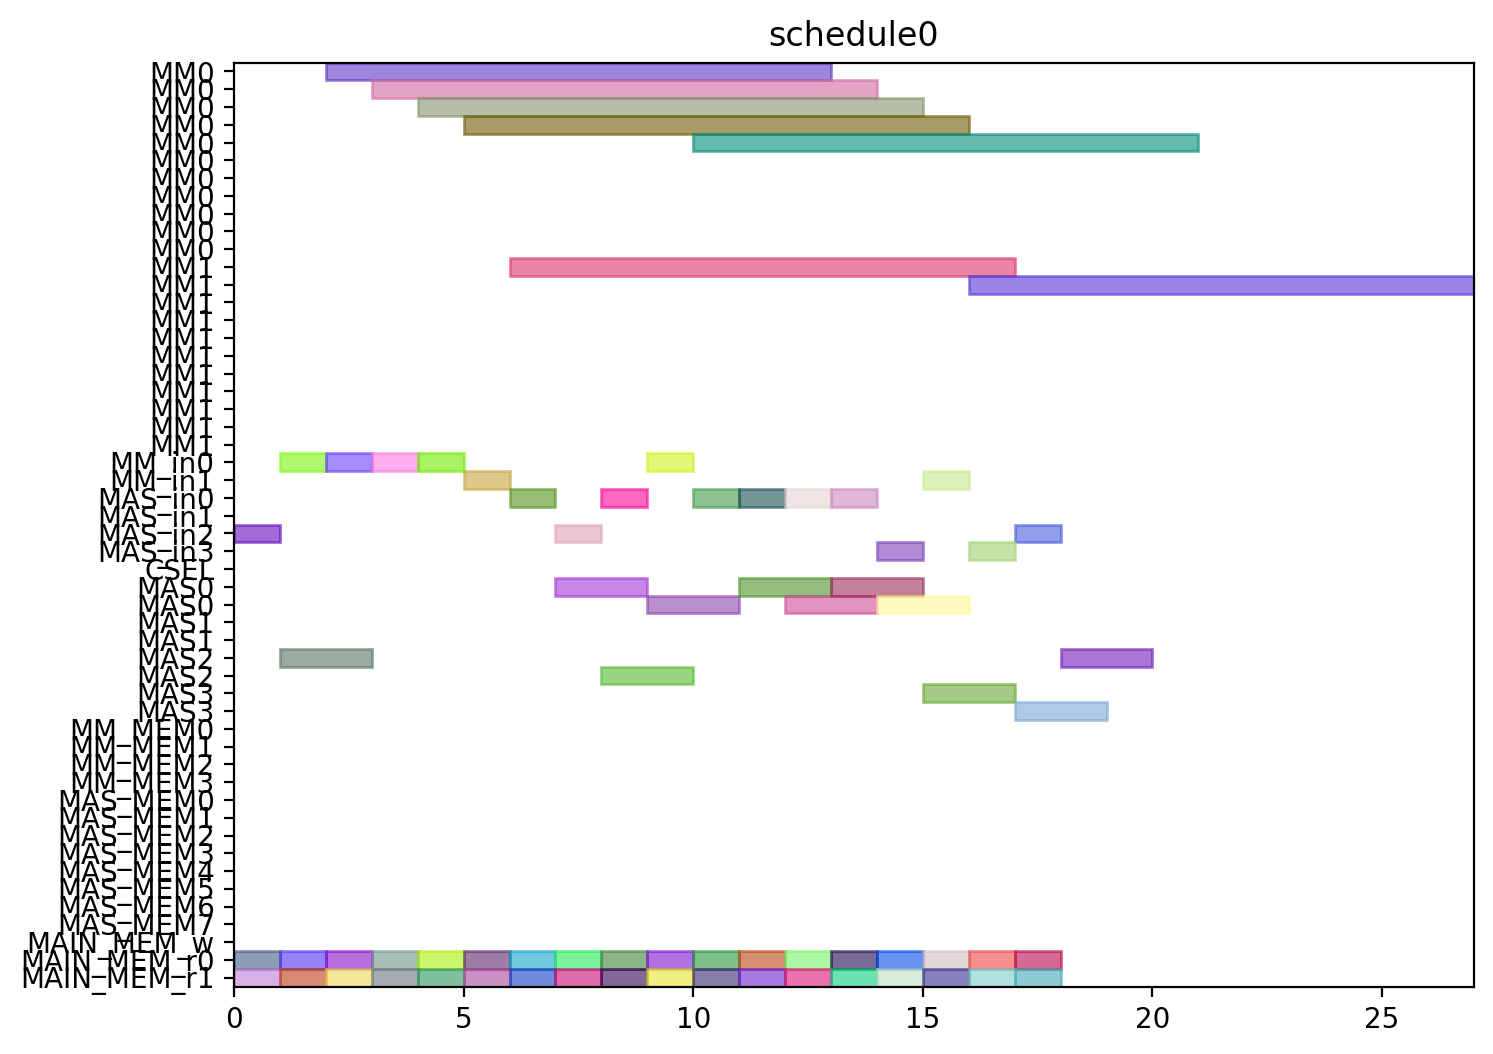

Here is the Python script that generated this plot:
from pyschedule import Scenario, solvers, plotters, alt


def solve():
	horizon = 120
	S = Scenario("schedule0", horizon=horizon)

	# resource
	MM = S.Resources('MM', num=2, size=11)
	MM_in = S.Resources('MM_in', num=2)
	MAS_in = S.Resources('MAS_in', num=4)
	CSEL = S.Resource('CSEL')
	MAS = S.Resources('MAS', num=4, size=2, periods=range(1, horizon))
	MM_MEM = S.Resources('MM_MEM', num=4)
	MAS_MEM = S.Resources('MAS_MEM', num=8)
	MAIN_MEM_w = S.Resource('MAIN_MEM_w', size=1)
	MAIN_MEM_r = S.Resources('MAIN_MEM_r', num=2)

	# result of previous scheduling

	# new tasks
	t0_t0 = S.Task('t0_t0', length=2, delay_cost=1)
	t0_t0 += alt(MAS)
	t0_t0_in = S.Task('t0_t0_in', length=1, delay_cost=1)
	t0_t0_in += alt(MAS_in)
	S += t0_t0_in*MAS_in[0]<=t0_t0*MAS[0]

	S += t0_t0_in*MAS_in[1]<=t0_t0*MAS[1]

	S += t0_t0_in*MAS_in[2]<=t0_t0*MAS[2]

	S += t0_t0_in*MAS_in[3]<=t0_t0*MAS[3]

	t0_t0_mem0 = S.Task('t0_t0_mem0', length=1, delay_cost=1)
	t0_t0_mem0 += MAIN_MEM_r[0]
	S += t0_t0_mem0 <= t0_t0

	t0_t0_mem1 = S.Task('t0_t0_mem1', length=1, delay_cost=1)
	t0_t0_mem1 += MAIN_MEM_r[1]
	S += t0_t0_mem1 <= t0_t0

	t0_t1 = S.Task('t0_t1', length=2, delay_cost=1)
	t0_t1 += alt(MAS)
	t0_t1_in = S.Task('t0_t1_in', length=1, delay_cost=1)
	t0_t1_in += alt(MAS_in)
	S += t0_t1_in*MAS_in[0]<=t0_t1*MAS[0]

	S += t0_t1_in*MAS_in[1]<=t0_t1*MAS[1]

	S += t0_t1_in*MAS_in[2]<=t0_t1*MAS[2]

	S += t0_t1_in*MAS_in[3]<=t0_t1*MAS[3]

	t0_t1_mem0 = S.Task('t0_t1_mem0', length=1, delay_cost=1)
	t0_t1_mem0 += MAIN_MEM_r[0]
	S += t0_t1_mem0 <= t0_t1

	t0_t1_mem1 = S.Task('t0_t1_mem1', length=1, delay_cost=1)
	t0_t1_mem1 += MAIN_MEM_r[1]
	S += t0_t1_mem1 <= t0_t1

	t0_t3 = S.Task('t0_t3', length=11, delay_cost=1)
	t0_t3 += alt(MM)
	t0_t3_in = S.Task('t0_t3_in', length=1, delay_cost=1)
	t0_t3_in += alt(MM_in)
	S += t0_t3_in*MM_in[0]<=t0_t3*MM[0]
	S += t0_t3_in*MM_in[1]<=t0_t3*MM[1]
	t0_t3_mem0 = S.Task('t0_t3_mem0', length=1, delay_cost=1)
	t0_t3_mem0 += MAIN_MEM_r[0]
	S += t0_t3_mem0 <= t0_t3

	t0_t3_mem1 = S.Task('t0_t3_mem1', length=1, delay_cost=1)
	t0_t3_mem1 += MAIN_MEM_r[1]
	S += t0_t3_mem1 <= t0_t3

	t1_t0 = S.Task('t1_t0', length=2, delay_cost=1)
	t1_t0 += alt(MAS)
	t1_t0_in = S.Task('t1_t0_in', length=1, delay_cost=1)
	t1_t0_in += alt(MAS_in)
	S += t1_t0_in*MAS_in[0]<=t1_t0*MAS[0]

	S += t1_t0_in*MAS_in[1]<=t1_t0*MAS[1]

	S += t1_t0_in*MAS_in[2]<=t1_t0*MAS[2]

	S += t1_t0_in*MAS_in[3]<=t1_t0*MAS[3]

	t1_t0_mem0 = S.Task('t1_t0_mem0', length=1, delay_cost=1)
	t1_t0_mem0 += MAIN_MEM_r[0]
	S += t1_t0_mem0 <= t1_t0

	t1_t0_mem1 = S.Task('t1_t0_mem1', length=1, delay_cost=1)
	t1_t0_mem1 += MAIN_MEM_r[1]
	S += t1_t0_mem1 <= t1_t0

	t1_t1 = S.Task('t1_t1', length=2, delay_cost=1)
	t1_t1 += alt(MAS)
	t1_t1_in = S.Task('t1_t1_in', length=1, delay_cost=1)
	t1_t1_in += alt(MAS_in)
	S += t1_t1_in*MAS_in[0]<=t1_t1*MAS[0]

	S += t1_t1_in*MAS_in[1]<=t1_t1*MAS[1]

	S += t1_t1_in*MAS_in[2]<=t1_t1*MAS[2]

	S += t1_t1_in*MAS_in[3]<=t1_t1*MAS[3]

	t1_t1_mem0 = S.Task('t1_t1_mem0', length=1, delay_cost=1)
	t1_t1_mem0 += MAIN_MEM_r[0]
	S += t1_t1_mem0 <= t1_t1

	t1_t1_mem1 = S.Task('t1_t1_mem1', length=1, delay_cost=1)
	t1_t1_mem1 += MAIN_MEM_r[1]
	S += t1_t1_mem1 <= t1_t1

	t1_t3 = S.Task('t1_t3', length=11, delay_cost=1)
	t1_t3 += alt(MM)
	t1_t3_in = S.Task('t1_t3_in', length=1, delay_cost=1)
	t1_t3_in += alt(MM_in)
	S += t1_t3_in*MM_in[0]<=t1_t3*MM[0]
	S += t1_t3_in*MM_in[1]<=t1_t3*MM[1]
	t1_t3_mem0 = S.Task('t1_t3_mem0', length=1, delay_cost=1)
	t1_t3_mem0 += MAIN_MEM_r[0]
	S += t1_t3_mem0 <= t1_t3

	t1_t3_mem1 = S.Task('t1_t3_mem1', length=1, delay_cost=1)
	t1_t3_mem1 += MAIN_MEM_r[1]
	S += t1_t3_mem1 <= t1_t3

	t2_t2 = S.Task('t2_t2', length=2, delay_cost=1)
	t2_t2 += alt(MAS)
	t2_t2_in = S.Task('t2_t2_in', length=1, delay_cost=1)
	t2_t2_in += alt(MAS_in)
	S += t2_t2_in*MAS_in[0]<=t2_t2*MAS[0]

	S += t2_t2_in*MAS_in[1]<=t2_t2*MAS[1]

	S += t2_t2_in*MAS_in[2]<=t2_t2*MAS[2]

	S += t2_t2_in*MAS_in[3]<=t2_t2*MAS[3]

	t2_t2_mem0 = S.Task('t2_t2_mem0', length=1, delay_cost=1)
	t2_t2_mem0 += MAIN_MEM_r[0]
	S += t2_t2_mem0 <= t2_t2

	t2_t2_mem1 = S.Task('t2_t2_mem1', length=1, delay_cost=1)
	t2_t2_mem1 += MAIN_MEM_r[1]
	S += t2_t2_mem1 <= t2_t2

	t5_t0 = S.Task('t5_t0', length=11, delay_cost=1)
	t5_t0 += alt(MM)
	t5_t0_in = S.Task('t5_t0_in', length=1, delay_cost=1)
	t5_t0_in += alt(MM_in)
	S += t5_t0_in*MM_in[0]<=t5_t0*MM[0]
	S += t5_t0_in*MM_in[1]<=t5_t0*MM[1]
	t5_t0_mem0 = S.Task('t5_t0_mem0', length=1, delay_cost=1)
	t5_t0_mem0 += MAIN_MEM_r[0]
	S += t5_t0_mem0 <= t5_t0

	t5_t0_mem1 = S.Task('t5_t0_mem1', length=1, delay_cost=1)
	t5_t0_mem1 += MAIN_MEM_r[1]
	S += t5_t0_mem1 <= t5_t0

	t5_t1 = S.Task('t5_t1', length=11, delay_cost=1)
	t5_t1 += alt(MM)
	t5_t1_in = S.Task('t5_t1_in', length=1, delay_cost=1)
	t5_t1_in += alt(MM_in)
	S += t5_t1_in*MM_in[0]<=t5_t1*MM[0]
	S += t5_t1_in*MM_in[1]<=t5_t1*MM[1]
	t5_t1_mem0 = S.Task('t5_t1_mem0', length=1, delay_cost=1)
	t5_t1_mem0 += MAIN_MEM_r[0]
	S += t5_t1_mem0 <= t5_t1

	t5_t1_mem1 = S.Task('t5_t1_mem1', length=1, delay_cost=1)
	t5_t1_mem1 += MAIN_MEM_r[1]
	S += t5_t1_mem1 <= t5_t1

	t5_t2 = S.Task('t5_t2', length=2, delay_cost=1)
	t5_t2 += alt(MAS)
	t5_t2_in = S.Task('t5_t2_in', length=1, delay_cost=1)
	t5_t2_in += alt(MAS_in)
	S += t5_t2_in*MAS_in[0]<=t5_t2*MAS[0]

	S += t5_t2_in*MAS_in[1]<=t5_t2*MAS[1]

	S += t5_t2_in*MAS_in[2]<=t5_t2*MAS[2]

	S += t5_t2_in*MAS_in[3]<=t5_t2*MAS[3]

	t5_t2_mem0 = S.Task('t5_t2_mem0', length=1, delay_cost=1)
	t5_t2_mem0 += MAIN_MEM_r[0]
	S += t5_t2_mem0 <= t5_t2

	t5_t2_mem1 = S.Task('t5_t2_mem1', length=1, delay_cost=1)
	t5_t2_mem1 += MAIN_MEM_r[1]
	S += t5_t2_mem1 <= t5_t2

	t5_t3 = S.Task('t5_t3', length=2, delay_cost=1)
	t5_t3 += alt(MAS)
	t5_t3_in = S.Task('t5_t3_in', length=1, delay_cost=1)
	t5_t3_in += alt(MAS_in)
	S += t5_t3_in*MAS_in[0]<=t5_t3*MAS[0]

	S += t5_t3_in*MAS_in[1]<=t5_t3*MAS[1]

	S += t5_t3_in*MAS_in[2]<=t5_t3*MAS[2]

	S += t5_t3_in*MAS_in[3]<=t5_t3*MAS[3]

	t5_t3_mem0 = S.Task('t5_t3_mem0', length=1, delay_cost=1)
	t5_t3_mem0 += MAIN_MEM_r[0]
	S += t5_t3_mem0 <= t5_t3

	t5_t3_mem1 = S.Task('t5_t3_mem1', length=1, delay_cost=1)
	t5_t3_mem1 += MAIN_MEM_r[1]
	S += t5_t3_mem1 <= t5_t3

	t7_t0 = S.Task('t7_t0', length=2, delay_cost=1)
	t7_t0 += alt(MAS)
	t7_t0_in = S.Task('t7_t0_in', length=1, delay_cost=1)
	t7_t0_in += alt(MAS_in)
	S += t7_t0_in*MAS_in[0]<=t7_t0*MAS[0]

	S += t7_t0_in*MAS_in[1]<=t7_t0*MAS[1]

	S += t7_t0_in*MAS_in[2]<=t7_t0*MAS[2]

	S += t7_t0_in*MAS_in[3]<=t7_t0*MAS[3]

	t7_t0_mem0 = S.Task('t7_t0_mem0', length=1, delay_cost=1)
	t7_t0_mem0 += MAIN_MEM_r[0]
	S += t7_t0_mem0 <= t7_t0

	t7_t0_mem1 = S.Task('t7_t0_mem1', length=1, delay_cost=1)
	t7_t0_mem1 += MAIN_MEM_r[1]
	S += t7_t0_mem1 <= t7_t0

	t7_t1 = S.Task('t7_t1', length=2, delay_cost=1)
	t7_t1 += alt(MAS)
	t7_t1_in = S.Task('t7_t1_in', length=1, delay_cost=1)
	t7_t1_in += alt(MAS_in)
	S += t7_t1_in*MAS_in[0]<=t7_t1*MAS[0]

	S += t7_t1_in*MAS_in[1]<=t7_t1*MAS[1]

	S += t7_t1_in*MAS_in[2]<=t7_t1*MAS[2]

	S += t7_t1_in*MAS_in[3]<=t7_t1*MAS[3]

	t7_t1_mem0 = S.Task('t7_t1_mem0', length=1, delay_cost=1)
	t7_t1_mem0 += MAIN_MEM_r[0]
	S += t7_t1_mem0 <= t7_t1

	t7_t1_mem1 = S.Task('t7_t1_mem1', length=1, delay_cost=1)
	t7_t1_mem1 += MAIN_MEM_r[1]
	S += t7_t1_mem1 <= t7_t1

	t7_t3 = S.Task('t7_t3', length=11, delay_cost=1)
	t7_t3 += alt(MM)
	t7_t3_in = S.Task('t7_t3_in', length=1, delay_cost=1)
	t7_t3_in += alt(MM_in)
	S += t7_t3_in*MM_in[0]<=t7_t3*MM[0]
	S += t7_t3_in*MM_in[1]<=t7_t3*MM[1]
	t7_t3_mem0 = S.Task('t7_t3_mem0', length=1, delay_cost=1)
	t7_t3_mem0 += MAIN_MEM_r[0]
	S += t7_t3_mem0 <= t7_t3

	t7_t3_mem1 = S.Task('t7_t3_mem1', length=1, delay_cost=1)
	t7_t3_mem1 += MAIN_MEM_r[1]
	S += t7_t3_mem1 <= t7_t3

	t10_t0 = S.Task('t10_t0', length=11, delay_cost=1)
	t10_t0 += alt(MM)
	t10_t0_in = S.Task('t10_t0_in', length=1, delay_cost=1)
	t10_t0_in += alt(MM_in)
	S += t10_t0_in*MM_in[0]<=t10_t0*MM[0]
	S += t10_t0_in*MM_in[1]<=t10_t0*MM[1]
	t10_t0_mem0 = S.Task('t10_t0_mem0', length=1, delay_cost=1)
	t10_t0_mem0 += MAIN_MEM_r[0]
	S += t10_t0_mem0 <= t10_t0

	t10_t0_mem1 = S.Task('t10_t0_mem1', length=1, delay_cost=1)
	t10_t0_mem1 += MAIN_MEM_r[1]
	S += t10_t0_mem1 <= t10_t0

	t10_t1 = S.Task('t10_t1', length=11, delay_cost=1)
	t10_t1 += alt(MM)
	t10_t1_in = S.Task('t10_t1_in', length=1, delay_cost=1)
	t10_t1_in += alt(MM_in)
	S += t10_t1_in*MM_in[0]<=t10_t1*MM[0]
	S += t10_t1_in*MM_in[1]<=t10_t1*MM[1]
	t10_t1_mem0 = S.Task('t10_t1_mem0', length=1, delay_cost=1)
	t10_t1_mem0 += MAIN_MEM_r[0]
	S += t10_t1_mem0 <= t10_t1

	t10_t1_mem1 = S.Task('t10_t1_mem1', length=1, delay_cost=1)
	t10_t1_mem1 += MAIN_MEM_r[1]
	S += t10_t1_mem1 <= t10_t1

	t10_t2 = S.Task('t10_t2', length=2, delay_cost=1)
	t10_t2 += alt(MAS)
	t10_t2_in = S.Task('t10_t2_in', length=1, delay_cost=1)
	t10_t2_in += alt(MAS_in)
	S += t10_t2_in*MAS_in[0]<=t10_t2*MAS[0]

	S += t10_t2_in*MAS_in[1]<=t10_t2*MAS[1]

	S += t10_t2_in*MAS_in[2]<=t10_t2*MAS[2]

	S += t10_t2_in*MAS_in[3]<=t10_t2*MAS[3]

	t10_t2_mem0 = S.Task('t10_t2_mem0', length=1, delay_cost=1)
	t10_t2_mem0 += MAIN_MEM_r[0]
	S += t10_t2_mem0 <= t10_t2

	t10_t2_mem1 = S.Task('t10_t2_mem1', length=1, delay_cost=1)
	t10_t2_mem1 += MAIN_MEM_r[1]
	S += t10_t2_mem1 <= t10_t2

	t10_t3 = S.Task('t10_t3', length=2, delay_cost=1)
	t10_t3 += alt(MAS)
	t10_t3_in = S.Task('t10_t3_in', length=1, delay_cost=1)
	t10_t3_in += alt(MAS_in)
	S += t10_t3_in*MAS_in[0]<=t10_t3*MAS[0]

	S += t10_t3_in*MAS_in[1]<=t10_t3*MAS[1]

	S += t10_t3_in*MAS_in[2]<=t10_t3*MAS[2]

	S += t10_t3_in*MAS_in[3]<=t10_t3*MAS[3]

	t10_t3_mem0 = S.Task('t10_t3_mem0', length=1, delay_cost=1)
	t10_t3_mem0 += MAIN_MEM_r[0]
	S += t10_t3_mem0 <= t10_t3

	t10_t3_mem1 = S.Task('t10_t3_mem1', length=1, delay_cost=1)
	t10_t3_mem1 += MAIN_MEM_r[1]
	S += t10_t3_mem1 <= t10_t3

	solvers.mip.solve(S,msg=1,kind='CPLEX',ratio_gap=1.01)

	solution = [['hoge']*len(S.solution()[1]) for i in range(len(S.solution()))]
	for i in range(len(S.solution())):
		for j in range(len(S.solution()[i])):
			solution[i][j]=str(S.solution()[i][j])
	print(solution)

	cycles = int(solution[-1][3])

	pic_file_name = "/mnt/rose/usr1/fukuda/ABE/multiRAM_multiMAS_16mux/scheduling_result/stage11MM2_stage2MAS4/EP2_DBL_w_EVAL/schedule0.png"
	if(S.solution() != []):
		plotters.matplotlib.plot(S,img_filename=pic_file_name, show_task_labels=False, fig_size=(cycles*0.25+3, 6))

	return solution
